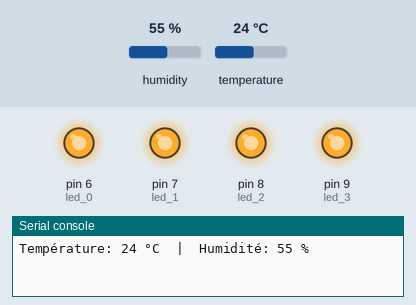
Simulated run of this program. Board: MicroPython board. Shown: output pins drawn as LEDs (lit = HIGH), the last lines printed to the serial console. The inputs (shaded band) are chosen by the test bench; at power-on: temperature 24 °C, humidity 55 %.

Above: at 1.2 s.
1.3 s: temperature set to 12 °C
At 3.2 s:
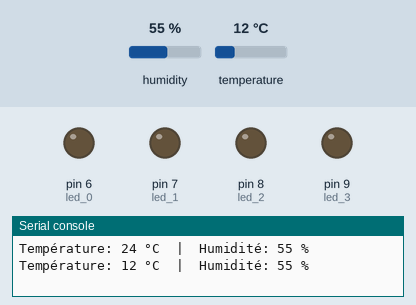
4.0 s: temperature set to 22 °C
At 4.4 s:
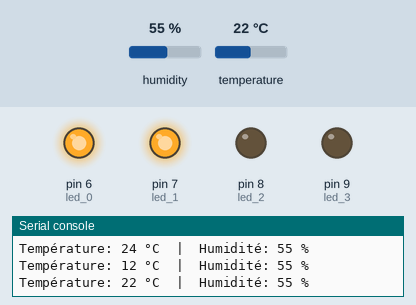
6.7 s: temperature set to 19 °C
At 9.1 s:
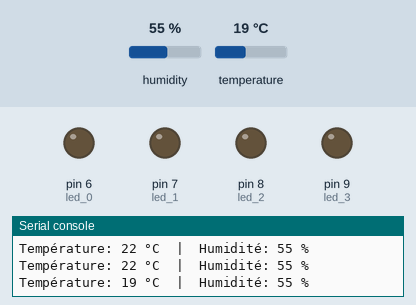
9.6 s: temperature set to 23 °C
At 11.5 s:
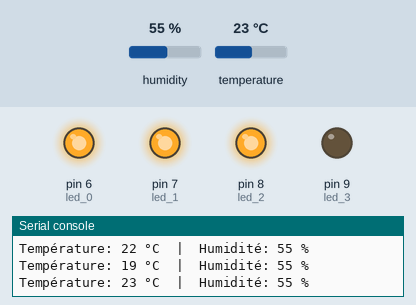
12.3 s: temperature set to 21 °C
At 15.0 s:
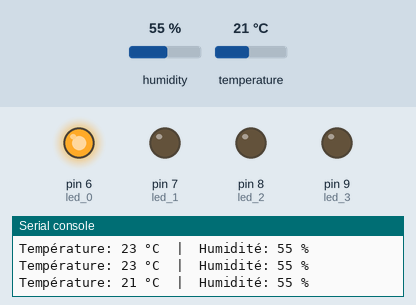
15.6 s: temperature set to 28 °C
At 17.4 s:
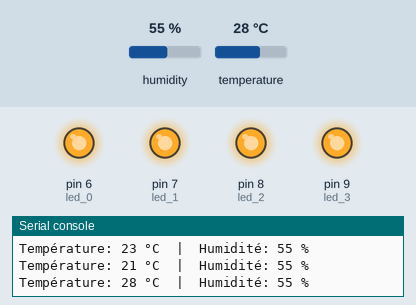
Timing chart, 0 to 18.9 s (numbered marks = the images above; inputs shaded):
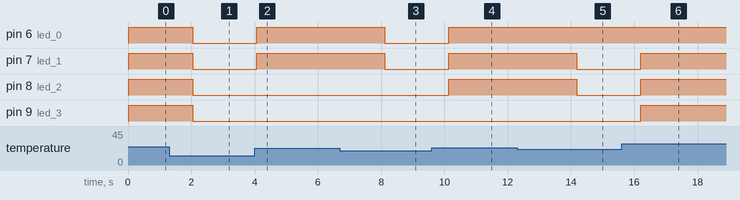

The program:

code_dht11_leds.py
```python
from machine import Pin
from time import sleep
import dht

#Declaration du capteur
DHT = dht.DHT11(Pin(22))
#DHT = dht.DHT22(Pin(22))

#Declaration des leds
led_0 = Pin(6, Pin.OUT)
led_1 = Pin(7, Pin.OUT)
led_2 = Pin(8, Pin.OUT)
led_3 = Pin(9, Pin.OUT)

#Declaration des leds sous forme de liste
LEDS = [led_0,led_1,led_2,led_3]

#Eteindre toutes les leds
for item in LEDS:
    item.value(0)


# --- Boucle principale ---
while True:
    #On lit le capteur
    DHT.measure()
    temp = DHT.temperature()
    hum = DHT.humidity()
    #On affiche sur la console pour vérifier la valeur
    print("Température:", temp, "°C  |  Humidité:", hum, "%")

    if temp < 21:
        #Eteindre toutes les leds
        for i in range(0, 4):
            LEDS[i].value(0)

    elif temp < 22:
        #Allumer la premiere led, eteindre les autres
        LEDS[0].value(1)
        LEDS[1].value(0)
        LEDS[2].value(0)
        LEDS[3].value(0)

    elif temp < 23:
        #Allumer les 2 premieres leds, eteindre les autres
        LEDS[0].value(1)
        LEDS[1].value(1)
        LEDS[2].value(0)
        LEDS[3].value(0)

    elif temp < 24:
        #Allumer les 3 premieres leds, eteindre la derniere
        LEDS[0].value(1)
        LEDS[1].value(1)
        LEDS[2].value(1)
        LEDS[3].value(0)

    else:
        #Allumer toutes les leds
        for i in range(0, 4):
            LEDS[i].value(1)

    #Attendre 2 secondes avant de relire la température
    sleep(2)
```

Measured:
- after the input at 1.3 s, pin 6 (led_0), pin 7 (led_1), pin 8 (led_2), pin 9 (led_3): HIGH → LOW after 0.75 s
- after the input at 4.0 s, pin 6 (led_0), pin 7 (led_1): LOW → HIGH after 0.07 s
- after the input at 6.7 s, pin 6 (led_0), pin 7 (led_1): HIGH → LOW after 1.4 s
- after the input at 9.6 s, pin 6 (led_0), pin 7 (led_1), pin 8 (led_2): LOW → HIGH after 0.54 s
- after the input at 12.3 s, pin 7 (led_1), pin 8 (led_2): HIGH → LOW after 1.9 s
- after the input at 15.6 s, pin 7 (led_1), pin 8 (led_2): LOW → HIGH after 0.60 s; pin 9 (led_3): LOW → HIGH after 0.61 s
